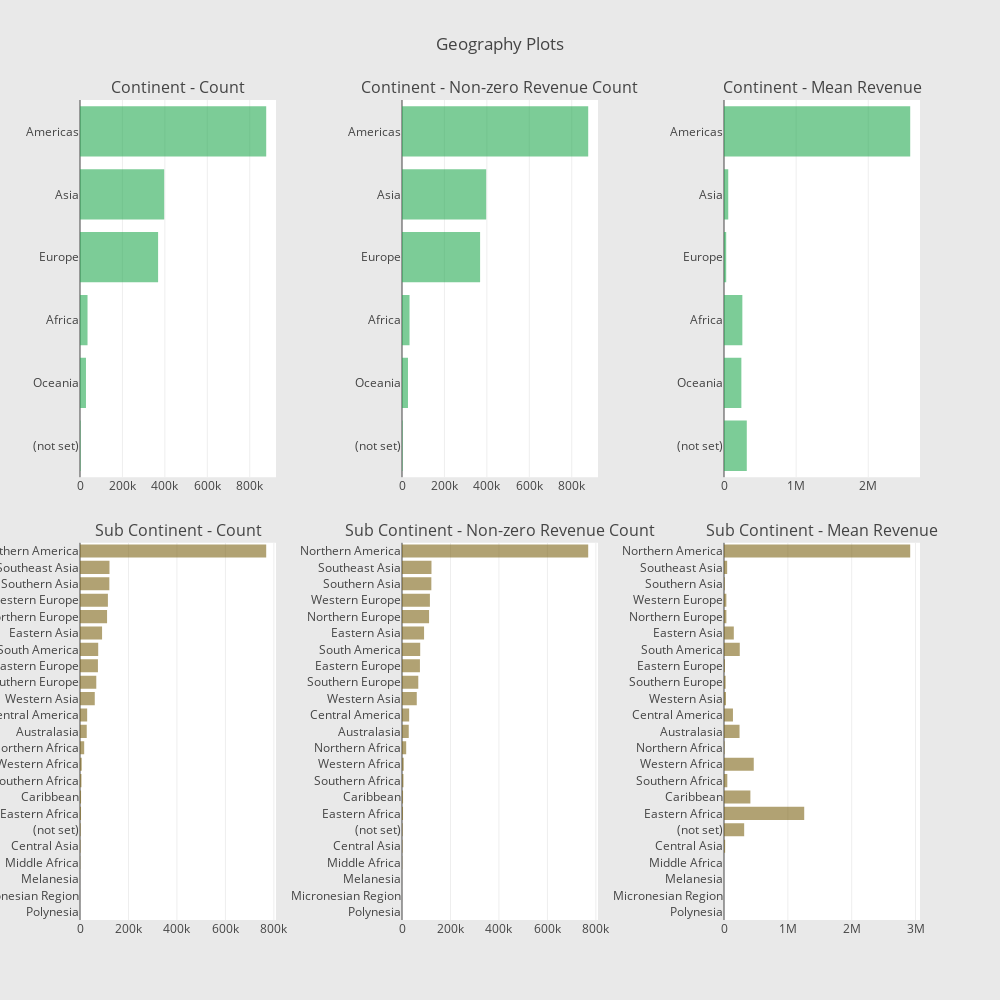

Notebook code cell kept with this figure:
### Code cell
# Continent
cnt_srs = df.groupby('geoNetwork.continent')['totals.transactionRevenue'].agg(['size', 'count', 'mean'])
cnt_srs.columns = ["count", "count of non-zero revenue", "mean"]
cnt_srs = cnt_srs.sort_values(by="count", ascending=False)
trace1 = horizontal_bar_chart(cnt_srs["count"].head(10), 'rgba(38, 171, 82, 0.6)')
trace2 = horizontal_bar_chart(cnt_srs["count of non-zero revenue"].head(10), 'rgba(38, 171, 82, 0.6)')
trace3 = horizontal_bar_chart(cnt_srs["mean"].head(10), 'rgba(38, 171, 82, 0.6)')

# Sub-continent
cnt_srs = df.groupby('geoNetwork.subContinent')['totals.transactionRevenue'].agg(['size', 'count', 'mean'])
cnt_srs.columns = ["count", "count of non-zero revenue", "mean"]
cnt_srs = cnt_srs.sort_values(by="count", ascending=False)
trace4 = horizontal_bar_chart(cnt_srs["count"], 'rgba(126, 101, 22, 0.6)')
trace5 = horizontal_bar_chart(cnt_srs["count of non-zero revenue"], 'rgba(126, 101, 22, 0.6)')
trace6 = horizontal_bar_chart(cnt_srs["mean"], 'rgba(126, 101, 22, 0.6)')

# Creating two subplots
fig = tools.make_subplots(rows=2, cols=3, vertical_spacing=0.08, horizontal_spacing=0.15, 
                          subplot_titles=["Continent - Count", "Continent - Non-zero Revenue Count", "Continent - Mean Revenue",
                                          "Sub Continent - Count",  "Sub Continent - Non-zero Revenue Count", "Sub Continent - Mean Revenue"])

fig.append_trace(trace1, 1, 1)
fig.append_trace(trace2, 1, 2)
fig.append_trace(trace3, 1, 3)
fig.append_trace(trace4, 2, 1)
fig.append_trace(trace5, 2, 2)
fig.append_trace(trace6, 2, 3)

fig['layout'].update(height=1000, width=1000, paper_bgcolor='rgb(233,233,233)', title="Geography Plots")
py.iplot(fig, filename='geo-plots')

### Figure 1 — Plotly figure (JSON) as saved in the notebook; plotly's stock layout.template omitted (floating-point values rounded to 4 significant figures)
{"data": [{"marker": {"color": "rgba(38, 171, 82, 0.6)"}, "orientation": "h", "showlegend": false, "type": "bar", "uid": "18bc8c47-c791-4b0c-9b24-221eafda88b6", "x": [2517, 28180, 35481, 368037, 396719, 877403], "xaxis": "x", "y": ["(not set)", "Oceania", "Africa", "Europe", "Asia", "Americas"], "yaxis": "y"}, {"marker": {"color": "rgba(38, 171, 82, 0.6)"}, "orientation": "h", "showlegend": false, "type": "bar", "uid": "251958bf-de62-4a05-8693-941548b45a82", "x": [2517, 28180, 35481, 368037, 396719, 877403], "xaxis": "x2", "y": ["(not set)", "Oceania", "Africa", "Europe", "Asia", "Americas"], "yaxis": "y2"}, {"marker": {"color": "rgba(38, 171, 82, 0.6)"}, "orientation": "h", "showlegend": false, "type": "bar", "uid": "005d2684-cb12-47aa-8a69-c24bc85e176a", "x": [315900.0, 240600.0, 254400.0, 30560.0, 58980.0, 2582000.0], "xaxis": "x3", "y": ["(not set)", "Oceania", "Africa", "Europe", "Asia", "Americas"], "yaxis": "y3"}, {"marker": {"color": "rgba(126, 101, 22, 0.6)"}, "orientation": "h", "showlegend": false, "type": "bar", "uid": "a35cda1f-723f-4316-9d84-5d076933fa8f", "x": [52, 128, 133, 927, 1985, 2517, 4194, 4382, 6019, 7086, 17255, 27867, 29564, 60966, 67184, 74007, 75112, 91072, 111693, 115153, 121062, 121634, 768345], "xaxis": "x4", "y": ["Polynesia", "Micronesian Region", "Melanesia", "Middle Africa", "Central Asia", "(not set)", "Eastern Africa", "Caribbean", "Southern Africa", "Western Africa", "Northern Africa", "Australasia", "Central America", "Western Asia", "Southern Europe", "Eastern Europe", "South America", "Eastern Asia", "Northern Europe", "Western Europe", "Southern Asia", "Southeast Asia", "Northern America"], "yaxis": "y4"}, {"marker": {"color": "rgba(126, 101, 22, 0.6)"}, "orientation": "h", "showlegend": false, "type": "bar", "uid": "f84dfff2-e096-4bc3-96b7-9bb618abc567", "x": [52, 128, 133, 927, 1985, 2517, 4194, 4382, 6019, 7086, 17255, 27867, 29564, 60966, 67184, 74007, 75112, 91072, 111693, 115153, 121062, 121634, 768345], "xaxis": "x5", "y": ["Polynesia", "Micronesian Region", "Melanesia", "Middle Africa", "Central Asia", "(not set)", "Eastern Africa", "Caribbean", "Southern Africa", "Western Africa", "Northern Africa", "Australasia", "Central America", "Western Asia", "Southern Europe", "Eastern Europe", "South America", "Eastern Asia", "Northern Europe", "Western Europe", "Southern Asia", "Southeast Asia", "Northern America"], "yaxis": "y5"}, {"marker": {"color": "rgba(126, 101, 22, 0.6)"}, "orientation": "h", "showlegend": false, "type": "bar", "uid": "effbf9f8-2946-4595-91dc-2bd4aaf8be8b", "x": [0, 0, 0, 0, 17620.0, 315900.0, 1256000.0, 413100.0, 51830.0, 466000.0, 8283.0, 243300.0, 140300.0, 31210.0, 25390.0, 14930.0, 247000.0, 153700.0, 37390.0, 36990.0, 11930.0, 49490.0, 2916000.0], "xaxis": "x6", "y": ["Polynesia", "Micronesian Region", "Melanesia", "Middle Africa", "Central Asia", "(not set)", "Eastern Africa", "Caribbean", "Southern Africa", "Western Africa", "Northern Africa", "Australasia", "Central America", "Western Asia", "Southern Europe", "Eastern Europe", "South America", "Eastern Asia", "Northern Europe", "Western Europe", "Southern Asia", "Southeast Asia", "Northern America"], "yaxis": "y6"}], "layout": {"annotations": [{"font": {"size": 16}, "showarrow": false, "text": "Continent - Count", "x": 0.1167, "xanchor": "center", "xref": "paper", "y": 1, "yanchor": "bottom", "yref": "paper"}, {"font": {"size": 16}, "showarrow": false, "text": "Continent - Non-zero Revenue Count", "x": 0.5, "xanchor": "center", "xref": "paper", "y": 1, "yanchor": "bottom", "yref": "paper"}, {"font": {"size": 16}, "showarrow": false, "text": "Continent - Mean Revenue", "x": 0.8833, "xanchor": "center", "xref": "paper", "y": 1, "yanchor": "bottom", "yref": "paper"}, {"font": {"size": 16}, "showarrow": false, "text": "Sub Continent - Count", "x": 0.1167, "xanchor": "center", "xref": "paper", "y": 0.46, "yanchor": "bottom", "yref": "paper"}, {"font": {"size": 16}, "showarrow": false, "text": "Sub Continent - Non-zero Revenue Count", "x": 0.5, "xanchor": "center", "xref": "paper", "y": 0.46, "yanchor": "bottom", "yref": "paper"}, {"font": {"size": 16}, "showarrow": false, "text": "Sub Continent - Mean Revenue", "x": 0.8833, "xanchor": "center", "xref": "paper", "y": 0.46, "yanchor": "bottom", "yref": "paper"}], "height": 1000, "paper_bgcolor": "rgb(233,233,233)", "title": "Geography Plots", "width": 1000, "xaxis": {"anchor": "y", "domain": [0, 0.2333]}, "xaxis2": {"anchor": "y2", "domain": [0.3833, 0.6167]}, "xaxis3": {"anchor": "y3", "domain": [0.7667, 1.0]}, "xaxis4": {"anchor": "y4", "domain": [0, 0.2333]}, "xaxis5": {"anchor": "y5", "domain": [0.3833, 0.6167]}, "xaxis6": {"anchor": "y6", "domain": [0.7667, 1.0]}, "yaxis": {"anchor": "x", "domain": [0.54, 1]}, "yaxis2": {"anchor": "x2", "domain": [0.54, 1]}, "yaxis3": {"anchor": "x3", "domain": [0.54, 1]}, "yaxis4": {"anchor": "x4", "domain": [0, 0.46]}, "yaxis5": {"anchor": "x5", "domain": [0, 0.46]}, "yaxis6": {"anchor": "x6", "domain": [0, 0.46]}}}
